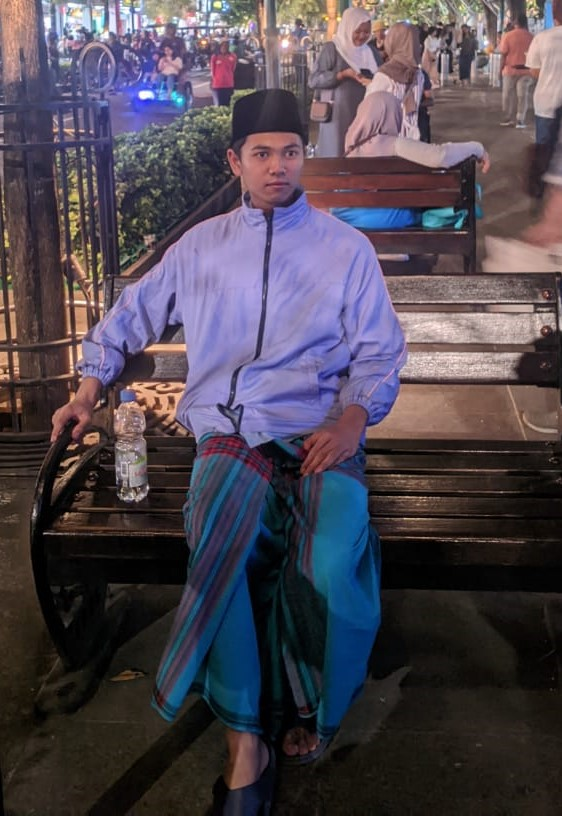
#> input picture saya.jpeg, 562 x 816 px
$ python main.py
#> lines starting #> are read from the running program, lines starting #| are printed output that depends on the picture
import matplotlib.pyplot as plt
import cv2
import numpy as np

fig, axs = plt.subplots(2, 2, figsize=(10, 10))
img = cv2.imread("saya.jpeg")
#> img is the input picture: shape (816, 562, 3); mean B, G, R 80.7, 70.2, 78.1
img = cv2.cvtColor(img, cv2.COLOR_BGR2RGB)

hh, ww = img.shape[:2]
#> hh = 816; ww = 562
mask = np.zeros_like(img)
mask = cv2.circle(mask, (ww//2, hh//2), 100, 255, -1)

axs[0][0].imshow(img)
axs[0][0].set_title("saya sendiri")
axs[0][1].imshow(cv2.Canny(img, 127, 255), cmap='gray')
axs[0][1].set_title("saya jadi hitam")
axs[1][0].imshow(cv2.GaussianBlur(img, (45, 45), 0))
axs[1][0].set_title("saya kurang jelas")
img_merah = img.copy()
img_merah[:,:,1] = 0
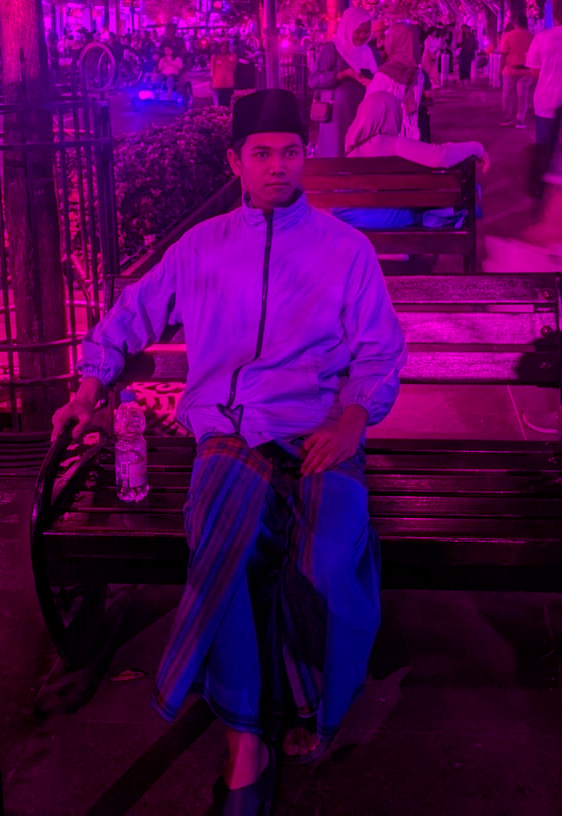
#> img_merah: shape (816, 562, 3); mean R, G, B 78.1, 0, 80.7
img_merah[:,:,2] = 0
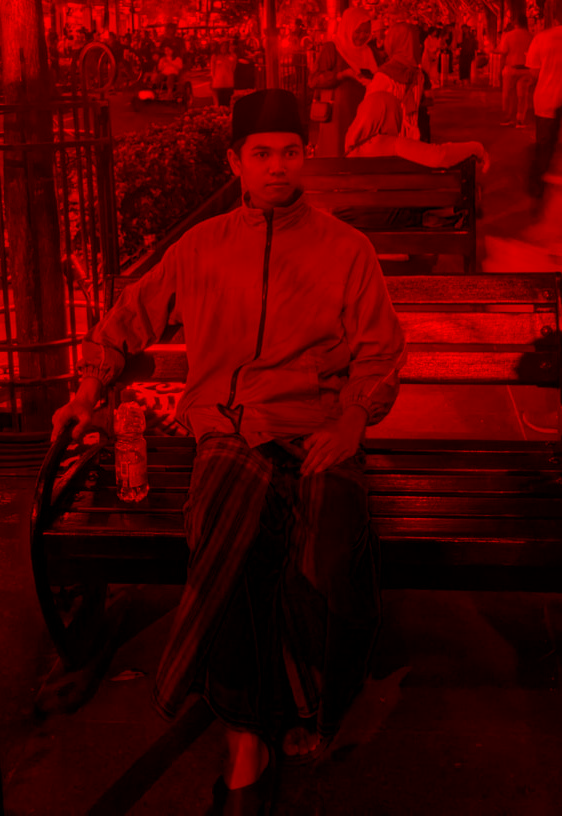
#> img_merah: shape (816, 562, 3); mean R, G, B 78.1, 0, 0
axs[1][1].imshow(img_merah)
axs[1][1].set_title("saya jadi merah")


plt.show()
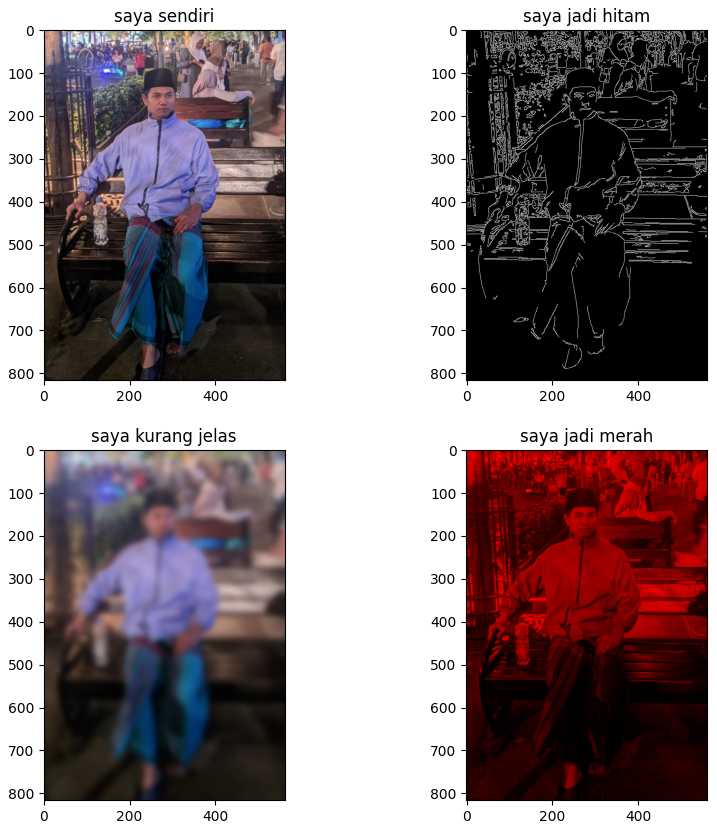
#> figure drawn by matplotlib, 4 panels
